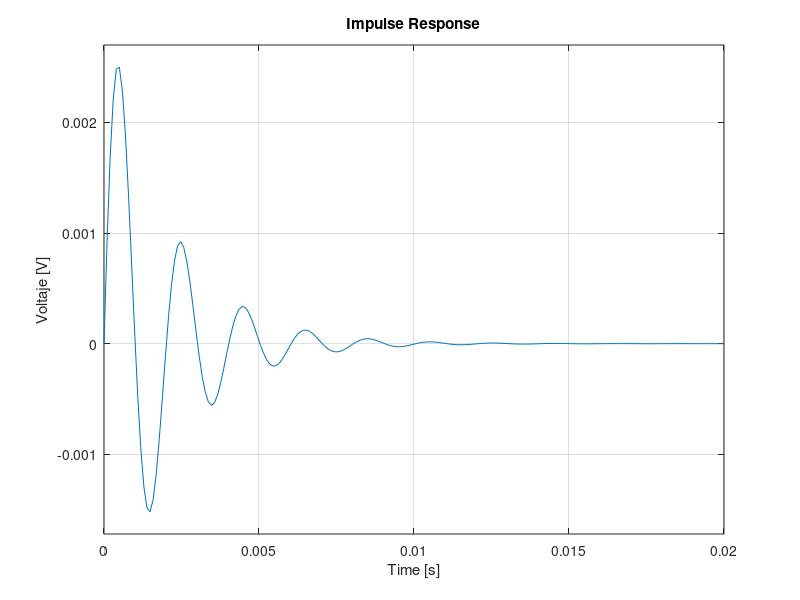

Source code (MATLAB):
clc; clear;
R = 100;      % Resistencia
L = 0.1;      % Inductancia
Cap = 1e-6;   % Capacitancia

A = [0 1; -1/(L*Cap) -R/L];  % Matriz A
B = [0; 1/L];                % Matriz B
C = [1 0];                   % Matriz C
%C = [0 1; 1 0];             % Matriz C para tener corriente
D = 0;                       % Matriz D

sys = ss(A,B,C,D);           % Espacio de Estados

subplot(2,1,1);
step(sys);                   % Respuesta al escalon unitario
xlabel('Time [s]'); ylabel('Voltaje Capacitor [V]');
subplot(2,1,2);
impulse(sys);                % Respuesta al impulso
xlabel('Time [s]'); ylabel('Voltaje [V]');

 
 
 
 